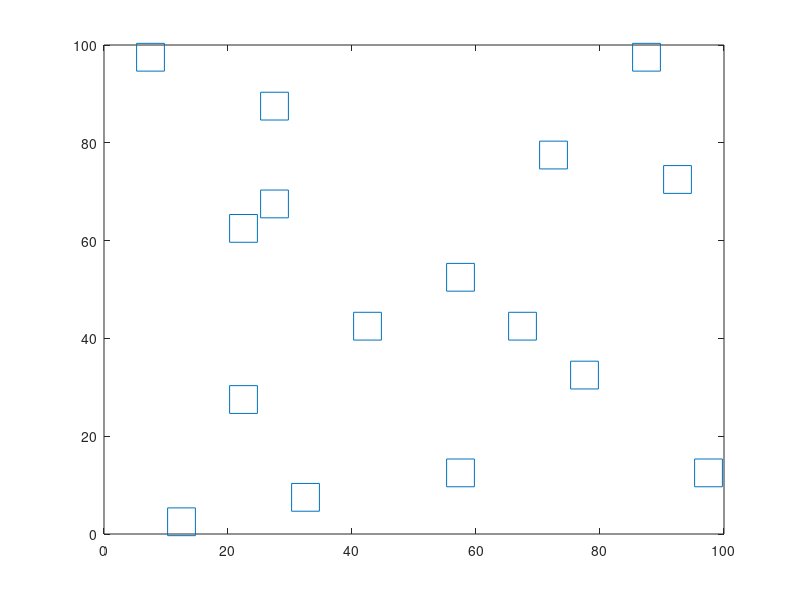

MATLAB code for this plot: (Note: this script raises an error after producing the figure.)
%% Generating Obstacles
obs=[0,0;25,0;50,0;75,0;0,25;25,25;50,25;75,25;0,50;25,50;50,50;75,50;0,75;25,75;50,75;75,75]+5*randi([1,5],[16,2]);
gen=obs/5;
obs=-2.5*ones(16,2)+obs;
plot(obs(:,1),obs(:,2), 's', 'MarkerSize',20);
hold on;
axis([0 100 0 100]);
%% State Initialisation and Obstacle Memory
x=50;
y=20;
dest=[100;100];
next=((gen(:,1)-1)*20)+(20-(gen(:,2)-1));
od=zeros(20);
mem=od;
od(next)=1;
%[dist,point]=ob(0,0,pi/6,obs)
% mem=upd(mem,od,35,25);
%% Defining Parameters and Weights
Wo=[10,10,25,25];
% Wo5=0;
% Wo6=0;
Wi=[.005,.005];
% duMax=.25;
% duMin=-.25;
uMax=2.5;
uMin=-2.5;
%% Initialisation
uPrev=[0;0];
maxTime=100;
Y_SAVE1=zeros(maxTime+1,1);
Y_SAVE2=zeros(maxTime+1,1);
Y_SAVE3=zeros(maxTime+1,1);
Y_SAVE4=zeros(maxTime+1,1);
% Y_SAVE5=zeros(maxTime+1,1);
% Y_SAVE6=zeros(maxTime+1,1);
T_SAVE=zeros(maxTime+1,1);
U_SAVE1=zeros(maxTime,1);
U_SAVE2=zeros(maxTime,1);
%% Implementation
for k=1:maxTime+1
    mem=upd(mem,od,x,y);
    ySP=compSP(dest,x,y,mem);
    Y_SAVE1(k)=x;
    Y_SAVE2(k)=y;
    fun=@(u)(Wo*((ySP-[x+u(1);y+u(2);x+u(1);y+u(2)]).^2))+Wi*[u(1);u(2)].^2;
    u = fmincon(fun,[0;0],[],[],[],[],[uMin;uMin],[uMax;uMax]);
    x=x+u(1);
    y=y+u(2);
    T_SAVE(k+1)=k;
end
%% Plotting
plot(Y_SAVE1,Y_SAVE2);
%% Obstacle Memory Update
function memnew=upd(mem,od,x,y)
    [x,y]=trans(x,y);
     if y==1
        ily=0;
    elseif y==2
        ily=1;
    else
        ily=2;
    end
    if y==20
        igy=0;
    elseif y==19
        igy=1;
    else
        igy=2;
    end
    if x==1
        ilx=0;
    elseif x==2
        ilx=1;
    else
        ilx=2;
    end
    if x==20
        igx=0;
    elseif x==19
        igx=1;
    else
        igx=2;
    end
    mem(y-ily:y+igy,x-ilx:x+igx)=od(y-ily:y+igy,x-ilx:x+igx);
    memnew=mem;
end
%% Setpoint Function
function ySP=compSP(dest,x,y,mem)
    [x,y]=trans(x,y);
    ySP=[dest;0;0];
    iy=find(mem(x,:)==1);
    iyl=find(iy<y, 1, 'last');
    iyg=find(iy>y, 1, 'first');
    if (size(iyl)==[1,0])
        iyl=1;
    elseif (size(iyl)==0)
        iyl=1;
    end
    if (size(iyg)==[1,0])
        iyg=20;
    elseif (size(iyg)==0)
        iyg=20;
    end
    ySP(4)=(21-(iyg+iyl)/2)*5;
    ix=find(mem(y,:)==1);
    ixl=find(ix<x, 1, 'last');
    ixg=find(ix>x, 1, 'first');
    if (size(ixl)==[1,0])
        ixl=1;
    elseif (size(ixl)==0)
        ixl=1;
    end
    if (size(ixg)==[1,0])
        ixg=20;
    elseif (size(ixg)==0)
        ixg=20;
    end
    ySP(3)=(-1+(ixg+ixl)/2)*5;
end
%% Transform Fn.
function [xn,yn]=trans(x,y)
     if (rem(([x,y]/5),1)==0)
        xn=x/5+1;
        yn=20-(y/5);
    else
        p=ceil(([x,y]/5));
        xn=p(1);
        yn=20-p(2);
    end
    xn=min(xn,20);
    yn=min(yn,20);
    xn=max(xn,1);
    yn=max(yn,1);
end